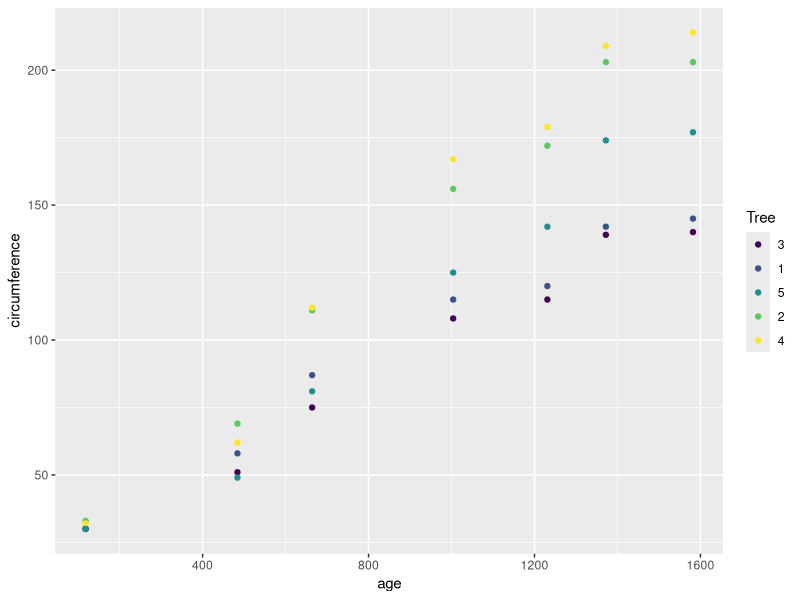
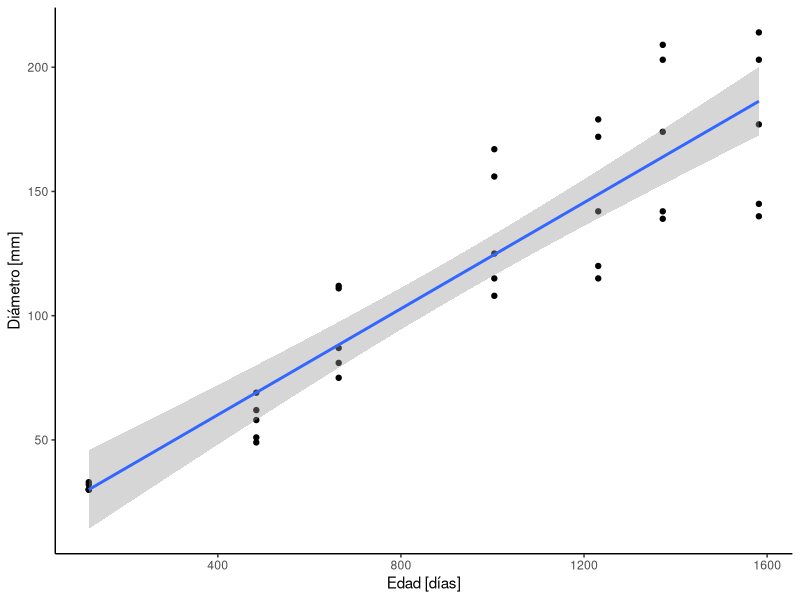
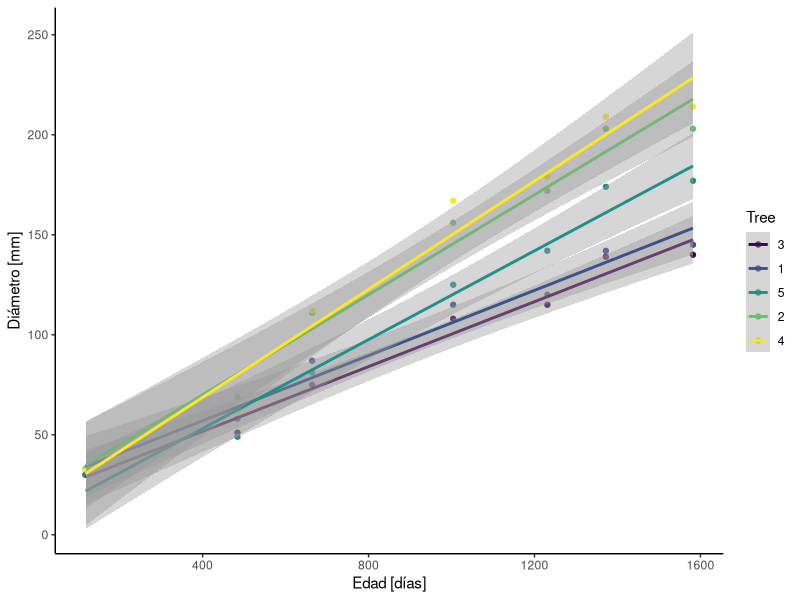

The R source for these figures, in order:
## ---- chunk 1
knitr::opts_chunk$set(echo = TRUE)
## ---- chunk 2
data(Orange)
str(Orange)
## ---- chunk 3
summary(Orange)
## ---- chunk 4
library(ggplot2)
ggplot(data = Orange, aes(x = age, y = circumference, 
                          col = Tree)) +
  geom_point()
## ---- chunk 5
h01 <- lm(circumference ~ age, data = Orange)
summary(h01)
## ---- chunk 6
ggplot(data = Orange, aes(x = age, y = circumference)) +
  geom_point() + geom_smooth(method = "lm") + theme_classic() + 
  labs(x = "Edad [días]", y = "Diámetro [mm]")

## ---- chunk 7
ggplot(data = Orange, aes(x = age, y = circumference, col = Tree)) +
  geom_point() + geom_smooth(method = "lm") + theme_classic() + 
  labs(x = "Edad [días]", y = "Diámetro [mm]")

